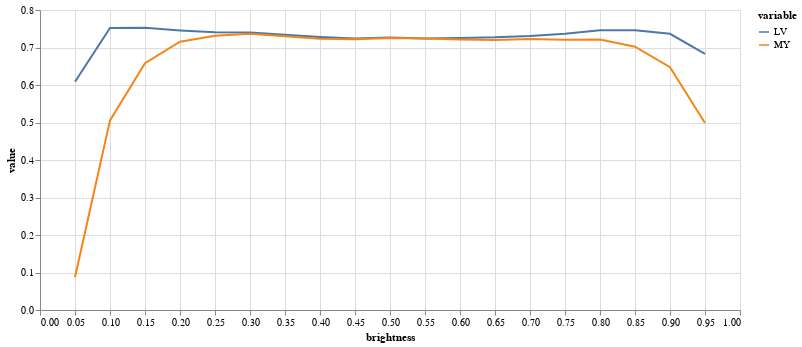

The code cell stored with this chart in its notebook:
### Code cell
(alt
 .Chart(results.melt(id_vars=['brightness'],value_vars=['LV','MY']))
 .mark_line()
 .encode(
     x="brightness",
     y="value",
     color="variable",
     tooltip="value"
 )
 .properties(width=700,height=300)
 .interactive()
)

### Figure 1 — Vega-Lite specification as saved in the notebook (floating-point values rounded to 4 significant figures)
{"config": {"view": {"continuousWidth": 400, "continuousHeight": 300}}, "data": {"name": "data-7c00a95150e985bdf50909a731e435f0"}, "mark": "line", "encoding": {"color": {"type": "nominal", "field": "variable"}, "tooltip": {"type": "quantitative", "field": "value"}, "x": {"type": "quantitative", "field": "brightness"}, "y": {"type": "quantitative", "field": "value"}}, "height": 300, "selection": {"selector003": {"type": "interval", "bind": "scales", "encodings": ["x", "y"]}}, "width": 700, "$schema": "https://vega.github.io/schema/vega-lite/v4.8.1.json", "datasets": {"data-7c00a95150e985bdf50909a731e435f0": [{"brightness": 0.05, "variable": "LV", "value": 0.6088}, {"brightness": 0.1, "variable": "LV", "value": 0.7519}, {"brightness": 0.15, "variable": "LV", "value": 0.7524}, {"brightness": 0.2, "variable": "LV", "value": 0.7456}, {"brightness": 0.25, "variable": "LV", "value": 0.7407}, {"brightness": 0.3, "variable": "LV", "value": 0.7401}, {"brightness": 0.35, "variable": "LV", "value": 0.734}, {"brightness": 0.4, "variable": "LV", "value": 0.7281}, {"brightness": 0.45, "variable": "LV", "value": 0.7238}, {"brightness": 0.5, "variable": "LV", "value": 0.7265}, {"brightness": 0.55, "variable": "LV", "value": 0.7242}, {"brightness": 0.6, "variable": "LV", "value": 0.7257}, {"brightness": 0.65, "variable": "LV", "value": 0.7272}, {"brightness": 0.7, "variable": "LV", "value": 0.7309}, {"brightness": 0.75, "variable": "LV", "value": 0.7368}, {"brightness": 0.8, "variable": "LV", "value": 0.7461}, {"brightness": 0.85, "variable": "LV", "value": 0.746}, {"brightness": 0.9, "variable": "LV", "value": 0.7365}, {"brightness": 0.95, "variable": "LV", "value": 0.6829}, {"brightness": 0.05, "variable": "MY", "value": 0.08716}, {"brightness": 0.1, "variable": "MY", "value": 0.5057}, {"brightness": 0.15, "variable": "MY", "value": 0.6583}, {"brightness": 0.2, "variable": "MY", "value": 0.7155}, {"brightness": 0.25, "variable": "MY", "value": 0.7314}, {"brightness": 0.3, "variable": "MY", "value": 0.7368}, {"brightness": 0.35, "variable": "MY", "value": 0.7297}, {"brightness": 0.4, "variable": "MY", "value": 0.7232}, {"brightness": 0.45, "variable": "MY", "value": 0.7217}, {"brightness": 0.5, "variable": "MY", "value": 0.7256}, {"brightness": 0.55, "variable": "MY", "value": 0.724}, {"brightness": 0.6, "variable": "MY", "value": 0.7217}, {"brightness": 0.65, "variable": "MY", "value": 0.72}, {"brightness": 0.7, "variable": "MY", "value": 0.7225}, {"brightness": 0.75, "variable": "MY", "value": 0.7204}, {"brightness": 0.8, "variable": "MY", "value": 0.7213}, {"brightness": 0.85, "variable": "MY", "value": 0.7022}, {"brightness": 0.9, "variable": "MY", "value": 0.6475}, {"brightness": 0.95, "variable": "MY", "value": 0.4986}]}}
